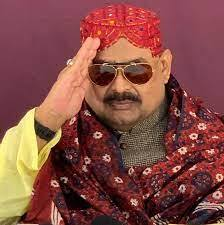
#> input picture Assigment01/ec/data/img03.jpg, 224 x 225 px, found by its file name
$ python nonmaxsup.py   (older library calls are emulated)
#> lines starting #> are read from the running program, lines starting #| are printed output that depends on the picture
import cv2
import numpy as np

def non_maximum_suppression(image, gradient_magnitude, gradient_direction):
    rows, cols = image.shape
    suppressed_image = np.copy(image)

    for i in range(1, rows - 1):
        for j in range(1, cols - 1):
            center_value = gradient_magnitude[i, j]

            if gradient_direction[i, j] == 0:
                neighbors = [gradient_magnitude[i, j-1], gradient_magnitude[i, j+1]]
            elif gradient_direction[i, j] == 45:
                neighbors = [gradient_magnitude[i-1, j+1], gradient_magnitude[i+1, j-1]]
            elif gradient_direction[i, j] == 90:
                neighbors = [gradient_magnitude[i-1, j], gradient_magnitude[i+1, j]]
            elif gradient_direction[i, j] == 135:
                neighbors = [gradient_magnitude[i-1, j-1], gradient_magnitude[i+1, j+1]]

            if center_value <= max(neighbors):
                suppressed_image[i, j] = 0

    return suppressed_image


def calculate_gradient_magnitude(gray_image):
    # Calculate gradients using Sobel operators
    gradient_x = cv2.Sobel(gray_image, cv2.CV_64F, 1, 0, ksize=3)
    gradient_y = cv2.Sobel(gray_image, cv2.CV_64F, 0, 1, ksize=3)

    # Calculate the magnitude of the gradient
    gradient_magnitude = np.sqrt(gradient_x**2 + gradient_y**2)

    return gradient_magnitude

def calculate_gradient_direction(gray_image):
    # Calculate gradients using Sobel operators
    gradient_x = cv2.Sobel(gray_image, cv2.CV_64F, 1, 0, ksize=3)
    gradient_y = cv2.Sobel(gray_image, cv2.CV_64F, 0, 1, ksize=3)

    # Calculate the arctangent of the gradient
    gradient_direction = np.arctan2(gradient_y, gradient_x) * (180 / np.pi)

    return gradient_direction

def quantize_gradient_direction(gradient_direction):
    # Quantize gradient direction into 0, 45, 90, 135 degrees
    quantized_direction = np.zeros_like(gradient_direction, dtype=np.uint8)

    quantized_direction[(gradient_direction >= -22.5) & (gradient_direction < 22.5)] = 0
    quantized_direction[(gradient_direction >= 22.5) & (gradient_direction < 67.5)] = 45
    quantized_direction[(gradient_direction >= 67.5) & (gradient_direction < 112.5)] = 90
    quantized_direction[(gradient_direction >= 112.5) | (gradient_direction < -112.5)] = 135

    return quantized_direction

def non_maximum_suppression(image, gradient_magnitude, gradient_direction):
    rows, cols = image.shape
    suppressed_image = np.copy(image)

    for i in range(1, rows - 1):
        for j in range(1, cols - 1):
            center_value = gradient_magnitude[i, j]

            if gradient_direction[i, j] == 0:
                neighbors = [gradient_magnitude[i, j-1], gradient_magnitude[i, j+1]]
            elif gradient_direction[i, j] == 45:
                neighbors = [gradient_magnitude[i-1, j+1], gradient_magnitude[i+1, j-1]]
            elif gradient_direction[i, j] == 90:
                neighbors = [gradient_magnitude[i-1, j], gradient_magnitude[i+1, j]]
            elif gradient_direction[i, j] == 135:
                neighbors = [gradient_magnitude[i-1, j-1], gradient_magnitude[i+1, j+1]]

            if center_value <= max(neighbors):
                suppressed_image[i, j] = 0

    return suppressed_image
# Example usage
image = cv2.imread("C:/Users/hp/OneDrive/Desktop/5thS/6th Semester Courses/Computer Vision/CV Assignment 1/Computer-Vision/Assigment01/ec/data/img03.jpg", cv2.IMREAD_GRAYSCALE)
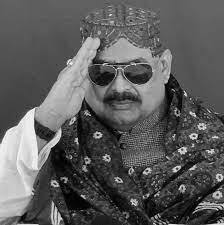
#> image: shape (225, 224); min 0, max 255, mean 91.9
# Perform edge detection, gradient calculation, and quantize gradient direction (0, 45, 90, 135)
# (Code for these steps is not included here)
gradient_magnitude = calculate_gradient_magnitude(image)
#> in calculate_gradient_magnitude, `gradient_x = cv2.Sobel(gray_image, cv2.CV_64F, 1, 0, ksize=3)`:
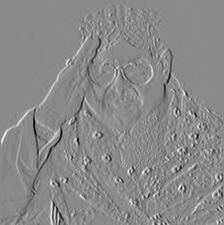
#> gradient_x: shape (225, 224) float64; min -828, max 706, mean -1.4; drawn with min black and max white
#> in calculate_gradient_magnitude, `gradient_y = cv2.Sobel(gray_image, cv2.CV_64F, 0, 1, ksize=3)`:
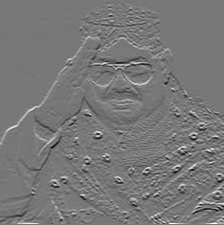
#> gradient_y: shape (225, 224) float64; min -742, max 829, mean -0.8; drawn with min black and max white
#> in calculate_gradient_magnitude, `gradient_magnitude = np.sqrt(gradient_x**2 + gradient_y**2)`:
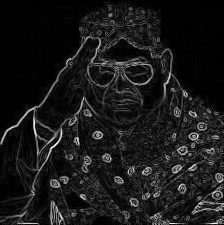
#> gradient_magnitude: shape (225, 224) float64; min 0, max 869.1, mean 87.1; drawn with min black and max white
gradient_direction = quantize_gradient_direction(calculate_gradient_direction(image))
#> in calculate_gradient_direction, `gradient_direction = np.arctan2(gradient_y, gradient_x) * (180 / np.pi)`:
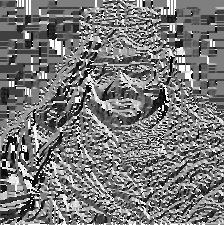
#> gradient_direction: shape (225, 224) float64; min -179.9, max 180, mean -9.8; drawn with min black and max white
#> in quantize_gradient_direction, `quantized_direction = np.zeros_like(gradient_direction, dtype=np.uint8)`: quantized_direction: shape (225, 224); every value is 0
#> in quantize_gradient_direction, `quantized_direction[(gradient_direction >= 112.5) | (gradient_directio..`:
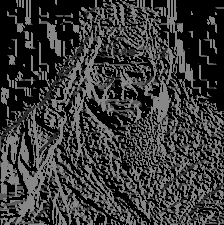
#> quantized_direction: shape (225, 224); min 0, max 135, mean 57.3

# Apply Non-Maximum Suppression
result = non_maximum_suppression(image, gradient_magnitude, gradient_direction)
#> after the loop in non_maximum_suppression, `for i in range(1, rows - 1):`:
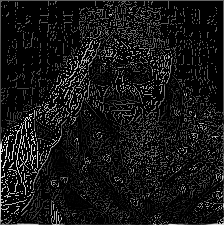
#> suppressed_image: shape (225, 224); min 0, max 255, mean 22.4

# Display the result
cv2.imshow("Original Image", image)
cv2.imshow("NMS Result", result)
cv2.waitKey(0)
cv2.destroyAllWindows()

$ run again, with Assigment01/ec/data/img04.jpg copied over Assigment01/ec/data/img03.jpg
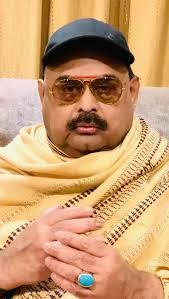
#> input picture Assigment01/ec/data/img04.jpg, 169 x 299 px, found by its file name
#> after the loop in non_maximum_suppression, `for i in range(1, rows - 1):`:
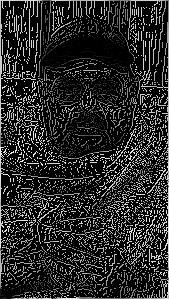
#> suppressed_image: shape (299, 169); min 0, max 255, mean 42.4
